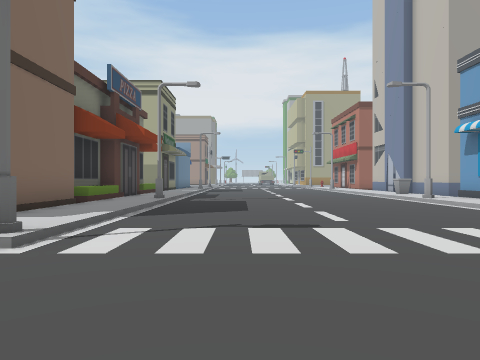
View 1 (above)

24 first-person views from a walk through a scene from a Unity 3-D project. The camera is 1.2 m above the floor, looks level and sees 70° across. The floor is counted in squares, 2 m on a side. Each view is taken from the middle of a square. On the plan, view 1 faces up. The plan holds only what a view shows up to about 10 squares ahead; the rest is blank. The place goes on beyond the plan. The player is left out. Some animated figures are left out.

View 2
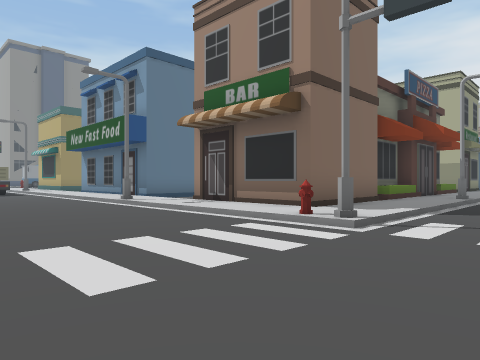

View 3
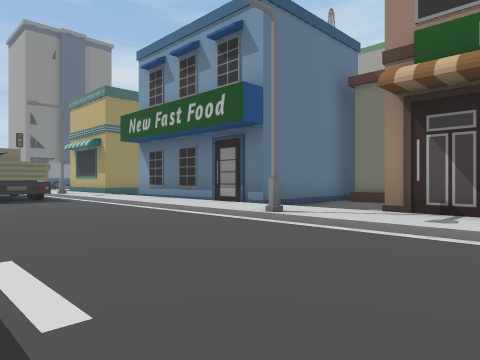

View 4
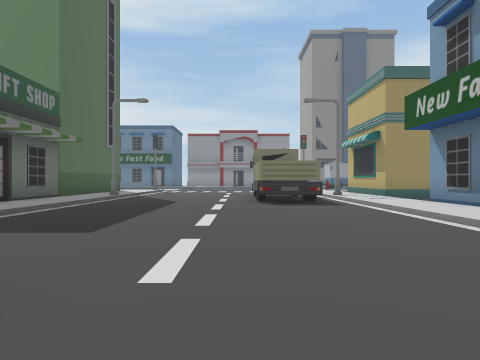

View 5
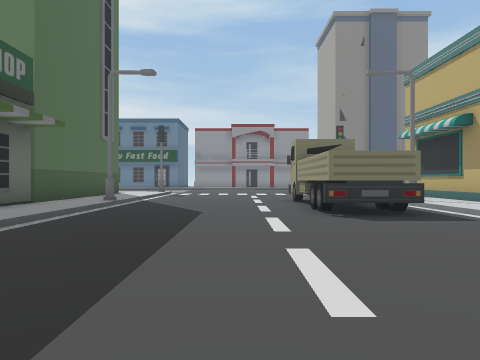

View 6
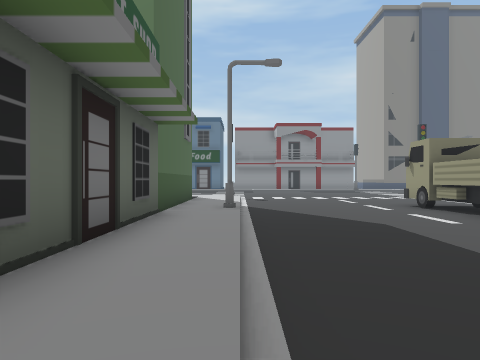

View 7
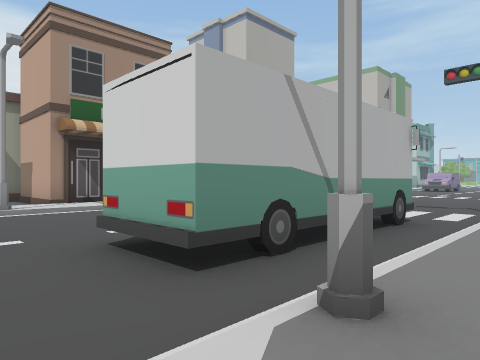

View 8
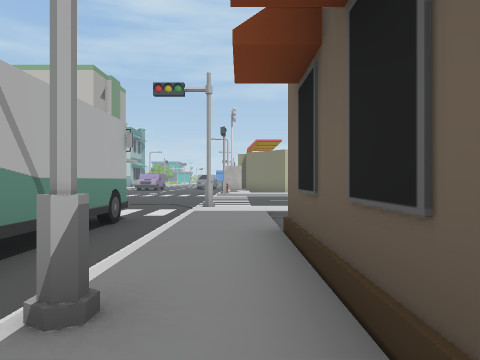

View 9
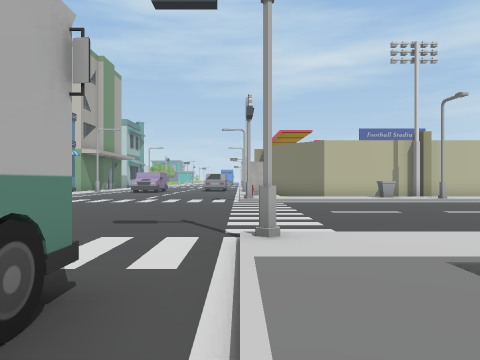

View 10
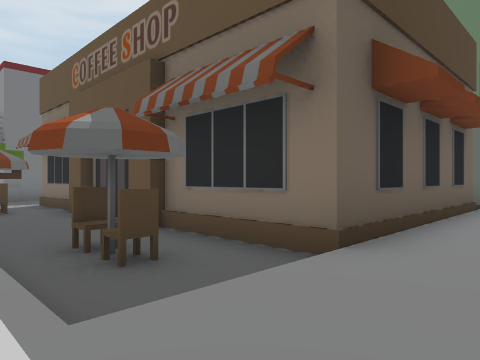

View 11
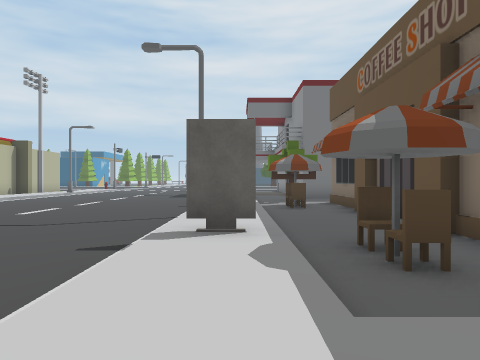

View 12
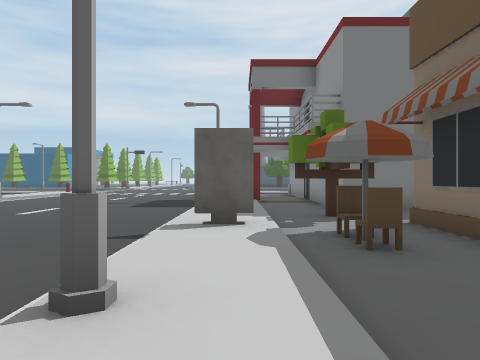

View 13
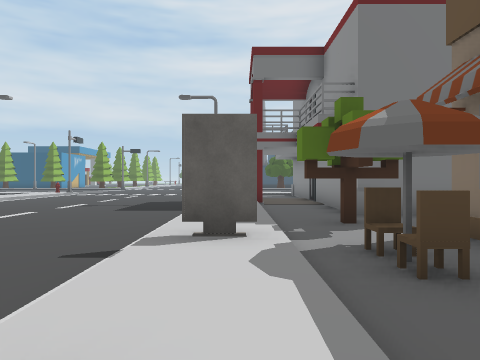

View 14
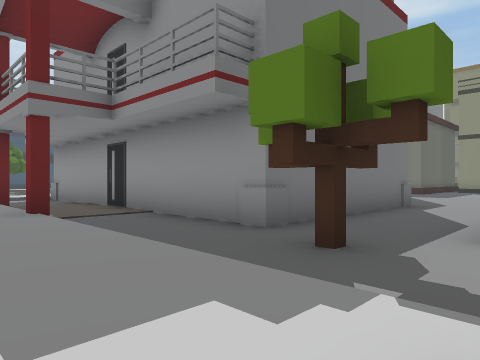

View 15
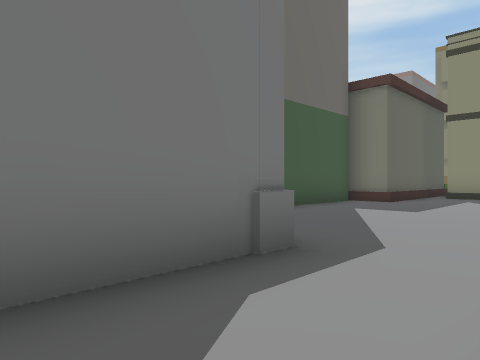

View 16
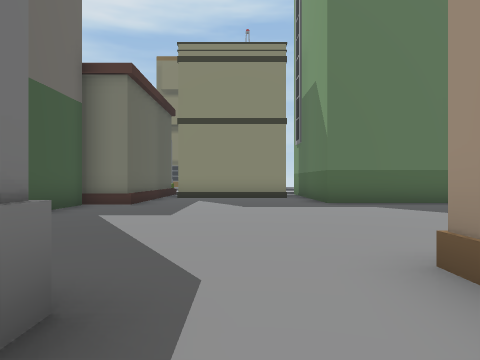

View 17
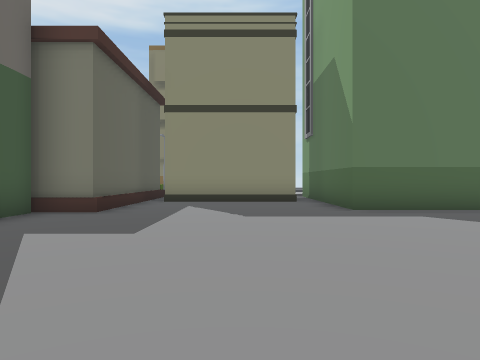

View 18
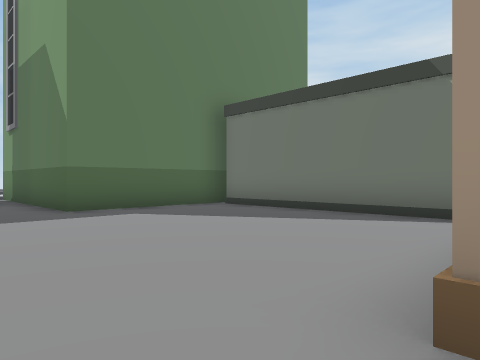

View 19
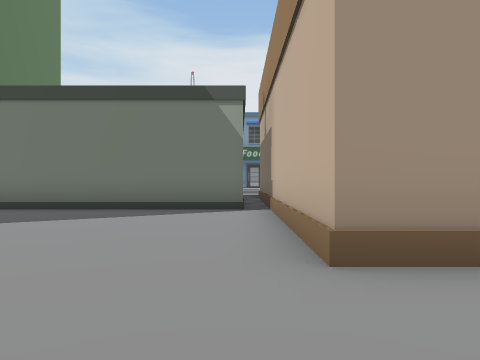

View 20
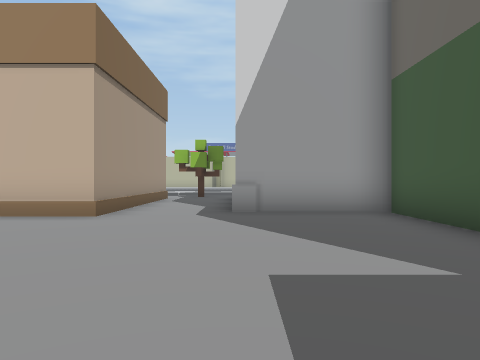

View 21
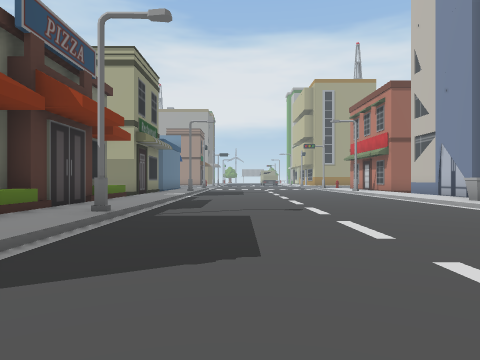

View 22
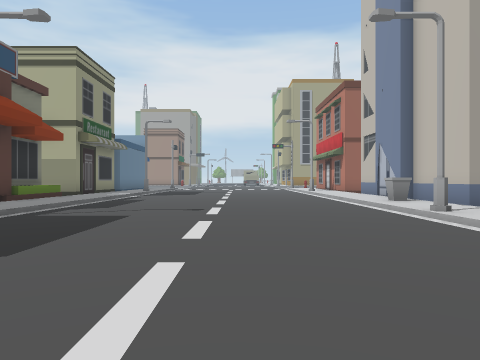

View 23
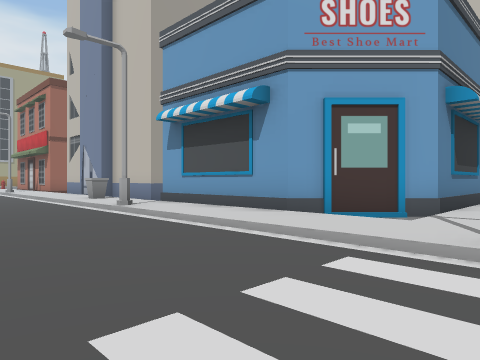

View 24
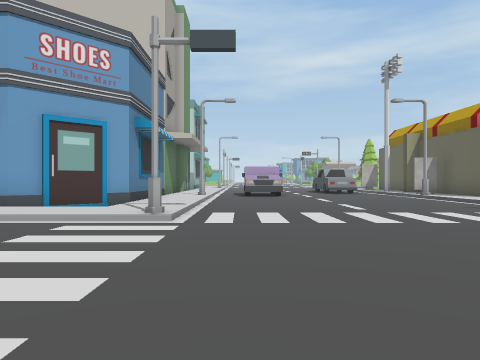

### Floor plan
Key: @ floor where view 1 was taken; # wall or solid block; . main floor; : floor 0.25 m higher than the main floor; / step, stairs or slope; O other object.
Columns run from 21 left of view 1 to 10 right of it. Each row starts with its distance up from view 1.
 14                  O:/....../:O
 13                  O:/....../:O
 12                  O:/....../OOO
 11                  O:/....../:
 10                  O:O......O:#
  9                  O:/....../:#
  8            OO    O:/....../:#
  7            O..   #:/....../:#
  6            O..#  #:/....../:##
  5  ###  OOOOOO  ####:/....../:.###
  4   :::::::::::::::::/....../:::::
  3    O/////////O////O/......#/////
  2 .OO OO..........................
  1 .OOOOO..........................
  0 .....................@..........
 -1 ................. ..............
 -2 .............O    ..............
 -3 .............OOOOO........  ....
 -4 ///O/////////O/////#......   ///
 -5 :::::::::::::::::::/......
 -6 OOOO############..:/......
 -7    O      #    #.O:/......
 -8    O      #    #..O/......
 -9    O      #    #..:/......
-10    O#######    #..:/......
-11    O......#    #..:O......
-12    O......#    #..:/.....
-13 OOOO......#    #.O:/.....
-14 ..........######..O/.....
-15 O.................:/...
-16 O...............OO:/....
-17 O..........#####..:/.....
-18 O..........#   #..:/.....
-19 OOOO.......#   #..: ......
-20    OOOOOOOO#   #..# ......
-21                #..:

Positions as (right, up) in squares from view 1, and headings:
1: (0, 0), facing up
2: (0, -1), facing up-left
3: (-5, -1), facing up-left
4: (-7, 0), facing left
5: (-10, -1), facing left
6: (-11, -4), facing left
7: (-10, -5), facing up-right
8: (-10, -5), facing right
9: (-6, -4), facing right
10: (-3, -4), facing down-left
11: (-3, -4), facing down
12: (-3, -9), facing down
13: (-3, -10), facing down
14: (-2, -14), facing down-left
15: (-8, -15), facing down-left
16: (-9, -16), facing left
17: (-11, -16), facing left
18: (-11, -16), facing up-left
19: (-12, -17), facing up
20: (-17, -17), facing right
21: (0, 4), facing up
22: (2, 4), facing up
23: (2, 3), facing up-right
24: (0, 2), facing right
